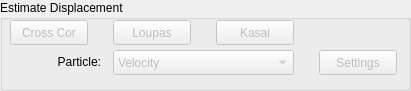
   <widget class="QGroupBox" name="panelDisp">
    <property name="geometry">
     <rect>
      <x>480</x>
      <y>360</y>
      <width>411</width>
      <height>91</height>
     </rect>
    </property>
    <property name="sizePolicy">
     <sizepolicy hsizetype="Preferred" vsizetype="Preferred">
      <horstretch>1</horstretch>
      <verstretch>1</verstretch>
     </sizepolicy>
    </property>
    <property name="title">
     <string>Estimate Displacement</string>
    </property>
    <widget class="QPushButton" name="pbTrkset">
     <property name="enabled">
      <bool>false</bool>
     </property>
     <property name="geometry">
      <rect>
       <x>319</x>
       <y>50</y>
       <width>78</width>
       <height>25</height>
      </rect>
     </property>
     <property name="sizePolicy">
      <sizepolicy hsizetype="Preferred" vsizetype="Preferred">
       <horstretch>1</horstretch>
       <verstretch>1</verstretch>
      </sizepolicy>
     </property>
     <property name="text">
      <string>Settings</string>
     </property>
    </widget>
    <widget class="QPushButton" name="pbKasai">
     <property name="enabled">
      <bool>false</bool>
     </property>
     <property name="geometry">
      <rect>
       <x>216</x>
       <y>20</y>
       <width>78</width>
       <height>25</height>
      </rect>
     </property>
     <property name="sizePolicy">
      <sizepolicy hsizetype="Preferred" vsizetype="Preferred">
       <horstretch>1</horstretch>
       <verstretch>1</verstretch>
      </sizepolicy>
     </property>
     <property name="text">
      <string>Kasai</string>
     </property>
    </widget>
    <widget class="QPushButton" name="pbCrossCor">
     <property name="enabled">
      <bool>false</bool>
     </property>
     <property name="geometry">
      <rect>
       <x>10</x>
       <y>20</y>
       <width>78</width>
       <height>25</height>
      </rect>
     </property>
     <property name="sizePolicy">
      <sizepolicy hsizetype="Preferred" vsizetype="Preferred">
       <horstretch>1</horstretch>
       <verstretch>1</verstretch>
      </sizepolicy>
     </property>
     <property name="text">
      <string>Cross Cor</string>
     </property>
    </widget>
    <widget class="QComboBox" name="cbParticle">
     <property name="enabled">
      <bool>false</bool>
     </property>
     <property name="geometry">
      <rect>
       <x>113</x>
       <y>50</y>
       <width>181</width>
       <height>25</height>
      </rect>
     </property>
     <property name="sizePolicy">
      <sizepolicy hsizetype="Preferred" vsizetype="Preferred">
       <horstretch>1</horstretch>
       <verstretch>1</verstretch>
      </sizepolicy>
     </property>
     <property name="currentText">
      <string>Velocity</string>
     </property>
     <property name="currentIndex">
      <number>1</number>
     </property>
     <item>
      <property name="text">
       <string>Displacement</string>
      </property>
     </item>
     <item>
      <property name="text">
       <string>Velocity</string>
      </property>
     </item>
     <item>
      <property name="text">
       <string>Integrate Velocity</string>
      </property>
     </item>
     <item>
      <property name="text">
       <string>Diff Displacement</string>
      </property>
     </item>
    </widget>
    <widget class="QLabel" name="lbParticle">
     <property name="geometry">
      <rect>
       <x>40</x>
       <y>52</y>
       <width>61</width>
       <height>20</height>
      </rect>
     </property>
     <property name="sizePolicy">
      <sizepolicy hsizetype="Preferred" vsizetype="Preferred">
       <horstretch>1</horstretch>
       <verstretch>1</verstretch>
      </sizepolicy>
     </property>
     <property name="text">
      <string>&lt;html&gt;&lt;head/&gt;&lt;body&gt;&lt;p align=&quot;right&quot;&gt;Particle:&lt;/p&gt;&lt;/body&gt;&lt;/html&gt;</string>
     </property>
    </widget>
    <widget class="QPushButton" name="pbLoupas">
     <property name="enabled">
      <bool>false</bool>
     </property>
     <property name="geometry">
      <rect>
       <x>113</x>
       <y>20</y>
       <width>78</width>
       <height>25</height>
      </rect>
     </property>
     <property name="sizePolicy">
      <sizepolicy hsizetype="Preferred" vsizetype="Preferred">
       <horstretch>1</horstretch>
       <verstretch>1</verstretch>
      </sizepolicy>
     </property>
     <property name="text">
      <string>Loupas</string>
     </property>
    </widget>
   </widget>
